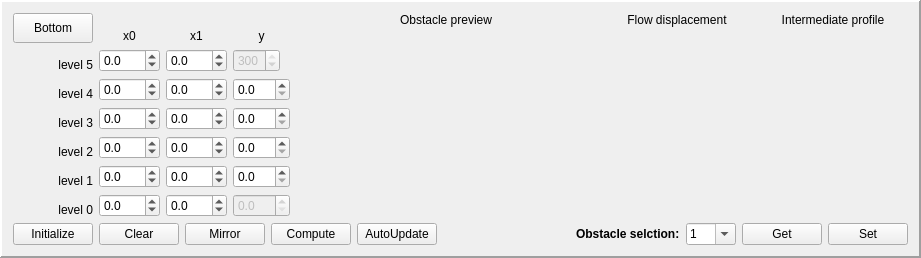
       <widget class="QFrame" name="frame">
        <property name="sizePolicy">
         <sizepolicy hsizetype="Expanding" vsizetype="Preferred">
          <horstretch>0</horstretch>
          <verstretch>0</verstretch>
         </sizepolicy>
        </property>
        <property name="frameShape">
         <enum>QFrame::Panel</enum>
        </property>
        <property name="frameShadow">
         <enum>QFrame::Raised</enum>
        </property>
        <property name="lineWidth">
         <number>2</number>
        </property>
        <property name="midLineWidth">
         <number>0</number>
        </property>
        <layout class="QVBoxLayout" name="verticalLayout">
         <item>
          <layout class="QHBoxLayout" name="s_params">
           <item>
            <layout class="QGridLayout" name="step_param">
             <property name="sizeConstraint">
              <enum>QLayout::SetDefaultConstraint</enum>
             </property>
             <item row="5" column="3">
              <widget class="QDoubleSpinBox" name="sb_1y">
               <property name="sizePolicy">
                <sizepolicy hsizetype="Fixed" vsizetype="Fixed">
                 <horstretch>0</horstretch>
                 <verstretch>0</verstretch>
                </sizepolicy>
               </property>
               <property name="decimals">
                <number>1</number>
               </property>
               <property name="maximum">
                <double>300.000000000000000</double>
               </property>
               <property name="singleStep">
                <double>10.000000000000000</double>
               </property>
              </widget>
             </item>
             <item row="4" column="3">
              <widget class="QDoubleSpinBox" name="sb_2y">
               <property name="sizePolicy">
                <sizepolicy hsizetype="Fixed" vsizetype="Fixed">
                 <horstretch>0</horstretch>
                 <verstretch>0</verstretch>
                </sizepolicy>
               </property>
               <property name="decimals">
                <number>1</number>
               </property>
               <property name="maximum">
                <double>300.000000000000000</double>
               </property>
               <property name="singleStep">
                <double>10.000000000000000</double>
               </property>
              </widget>
             </item>
             <item row="1" column="2">
              <widget class="QDoubleSpinBox" name="sb_5x1">
               <property name="sizePolicy">
                <sizepolicy hsizetype="Fixed" vsizetype="Fixed">
                 <horstretch>0</horstretch>
                 <verstretch>0</verstretch>
                </sizepolicy>
               </property>
               <property name="decimals">
                <number>1</number>
               </property>
               <property name="minimum">
                <double>-375.000000000000000</double>
               </property>
               <property name="maximum">
                <double>375.000000000000000</double>
               </property>
               <property name="singleStep">
                <double>10.000000000000000</double>
               </property>
              </widget>
             </item>
             <item row="3" column="1">
              <widget class="QDoubleSpinBox" name="sb_3x0">
               <property name="sizePolicy">
                <sizepolicy hsizetype="Fixed" vsizetype="Fixed">
                 <horstretch>0</horstretch>
                 <verstretch>0</verstretch>
                </sizepolicy>
               </property>
               <property name="decimals">
                <number>1</number>
               </property>
               <property name="minimum">
                <double>-375.000000000000000</double>
               </property>
               <property name="maximum">
                <double>375.000000000000000</double>
               </property>
               <property name="singleStep">
                <double>10.000000000000000</double>
               </property>
              </widget>
             </item>
             <item row="6" column="2">
              <widget class="QDoubleSpinBox" name="sb_0x1">
               <property name="sizePolicy">
                <sizepolicy hsizetype="Fixed" vsizetype="Fixed">
                 <horstretch>0</horstretch>
                 <verstretch>0</verstretch>
                </sizepolicy>
               </property>
               <property name="decimals">
                <number>1</number>
               </property>
               <property name="minimum">
                <double>-375.000000000000000</double>
               </property>
               <property name="maximum">
                <double>375.000000000000000</double>
               </property>
               <property name="singleStep">
                <double>10.000000000000000</double>
               </property>
              </widget>
             </item>
             <item row="4" column="2">
              <widget class="QDoubleSpinBox" name="sb_2x1">
               <property name="sizePolicy">
                <sizepolicy hsizetype="Fixed" vsizetype="Fixed">
                 <horstretch>0</horstretch>
                 <verstretch>0</verstretch>
                </sizepolicy>
               </property>
               <property name="decimals">
                <number>1</number>
               </property>
               <property name="minimum">
                <double>-375.000000000000000</double>
               </property>
               <property name="maximum">
                <double>375.000000000000000</double>
               </property>
               <property name="singleStep">
                <double>10.000000000000000</double>
               </property>
              </widget>
             </item>
             <item row="3" column="3">
              <widget class="QDoubleSpinBox" name="sb_3y">
               <property name="sizePolicy">
                <sizepolicy hsizetype="Fixed" vsizetype="Fixed">
                 <horstretch>0</horstretch>
                 <verstretch>0</verstretch>
                </sizepolicy>
               </property>
               <property name="decimals">
                <number>1</number>
               </property>
               <property name="maximum">
                <double>300.000000000000000</double>
               </property>
               <property name="singleStep">
                <double>10.000000000000000</double>
               </property>
              </widget>
             </item>
             <item row="0" column="1">
              <widget class="QLabel" name="lx0">
               <property name="sizePolicy">
                <sizepolicy hsizetype="Fixed" vsizetype="Minimum">
                 <horstretch>0</horstretch>
                 <verstretch>0</verstretch>
                </sizepolicy>
               </property>
               <property name="maximumSize">
                <size>
                 <width>200</width>
                 <height>30</height>
                </size>
               </property>
               <property name="text">
                <string>x0</string>
               </property>
               <property name="alignment">
                <set>Qt::AlignBottom|Qt::AlignHCenter</set>
               </property>
              </widget>
             </item>
             <item row="3" column="0">
              <widget class="QLabel" name="llayer3">
               <property name="sizePolicy">
                <sizepolicy hsizetype="Fixed" vsizetype="Preferred">
                 <horstretch>0</horstretch>
                 <verstretch>0</verstretch>
                </sizepolicy>
               </property>
               <property name="maximumSize">
                <size>
                 <width>200</width>
                 <height>30</height>
                </size>
               </property>
               <property name="text">
                <string>level 3</string>
               </property>
               <property name="alignment">
                <set>Qt::AlignBottom|Qt::AlignRight|Qt::AlignTrailing</set>
               </property>
              </widget>
             </item>
             <item row="4" column="0">
              <widget class="QLabel" name="llayer2">
               <property name="sizePolicy">
                <sizepolicy hsizetype="Fixed" vsizetype="Preferred">
                 <horstretch>0</horstretch>
                 <verstretch>0</verstretch>
                </sizepolicy>
               </property>
               <property name="maximumSize">
                <size>
                 <width>200</width>
                 <height>30</height>
                </size>
               </property>
               <property name="text">
                <string>level 2</string>
               </property>
               <property name="alignment">
                <set>Qt::AlignBottom|Qt::AlignRight|Qt::AlignTrailing</set>
               </property>
              </widget>
             </item>
             <item row="6" column="1">
              <widget class="QDoubleSpinBox" name="sb_0x0">
               <property name="sizePolicy">
                <sizepolicy hsizetype="Fixed" vsizetype="Fixed">
                 <horstretch>0</horstretch>
                 <verstretch>0</verstretch>
                </sizepolicy>
               </property>
               <property name="decimals">
                <number>1</number>
               </property>
               <property name="minimum">
                <double>-375.000000000000000</double>
               </property>
               <property name="maximum">
                <double>375.000000000000000</double>
               </property>
               <property name="singleStep">
                <double>10.000000000000000</double>
               </property>
              </widget>
             </item>
             <item row="2" column="2">
              <widget class="QDoubleSpinBox" name="sb_4x1">
               <property name="sizePolicy">
                <sizepolicy hsizetype="Fixed" vsizetype="Fixed">
                 <horstretch>0</horstretch>
                 <verstretch>0</verstretch>
                </sizepolicy>
               </property>
               <property name="decimals">
                <number>1</number>
               </property>
               <property name="minimum">
                <double>-375.000000000000000</double>
               </property>
               <property name="maximum">
                <double>375.000000000000000</double>
               </property>
               <property name="singleStep">
                <double>10.000000000000000</double>
               </property>
              </widget>
             </item>
             <item row="5" column="0">
              <widget class="QLabel" name="llayer1">
               <property name="sizePolicy">
                <sizepolicy hsizetype="Fixed" vsizetype="Preferred">
                 <horstretch>0</horstretch>
                 <verstretch>0</verstretch>
                </sizepolicy>
               </property>
               <property name="maximumSize">
                <size>
                 <width>200</width>
                 <height>30</height>
                </size>
               </property>
               <property name="text">
                <string>level 1</string>
               </property>
               <property name="alignment">
                <set>Qt::AlignBottom|Qt::AlignRight|Qt::AlignTrailing</set>
               </property>
              </widget>
             </item>
             <item row="0" column="3">
              <widget class="QLabel" name="ly">
               <property name="sizePolicy">
                <sizepolicy hsizetype="Fixed" vsizetype="Minimum">
                 <horstretch>0</horstretch>
                 <verstretch>0</verstretch>
                </sizepolicy>
               </property>
               <property name="maximumSize">
                <size>
                 <width>200</width>
                 <height>30</height>
                </size>
               </property>
               <property name="text">
                <string>y</string>
               </property>
               <property name="alignment">
                <set>Qt::AlignBottom|Qt::AlignHCenter</set>
               </property>
              </widget>
             </item>
             <item row="2" column="0">
              <widget class="QLabel" name="llayer4">
               <property name="sizePolicy">
                <sizepolicy hsizetype="Fixed" vsizetype="Preferred">
                 <horstretch>0</horstretch>
                 <verstretch>0</verstretch>
                </sizepolicy>
               </property>
               <property name="maximumSize">
                <size>
                 <width>200</width>
                 <height>30</height>
                </size>
               </property>
               <property name="text">
                <string>level 4</string>
               </property>
               <property name="alignment">
                <set>Qt::AlignBottom|Qt::AlignRight|Qt::AlignTrailing</set>
               </property>
              </widget>
             </item>
             <item row="1" column="3">
              <widget class="QDoubleSpinBox" name="sb_5y">
               <property name="enabled">
                <bool>false</bool>
               </property>
               <property name="sizePolicy">
                <sizepolicy hsizetype="Fixed" vsizetype="Fixed">
                 <horstretch>0</horstretch>
                 <verstretch>0</verstretch>
                </sizepolicy>
               </property>
               <property name="decimals">
                <number>0</number>
               </property>
               <property name="maximum">
                <double>300.000000000000000</double>
               </property>
               <property name="value">
                <double>300.000000000000000</double>
               </property>
              </widget>
             </item>
             <item row="5" column="2">
              <widget class="QDoubleSpinBox" name="sb_1x1">
               <property name="sizePolicy">
                <sizepolicy hsizetype="Fixed" vsizetype="Fixed">
                 <horstretch>0</horstretch>
                 <verstretch>0</verstretch>
                </sizepolicy>
               </property>
               <property name="decimals">
                <number>1</number>
               </property>
               <property name="minimum">
                <double>-375.000000000000000</double>
               </property>
               <property name="maximum">
                <double>375.000000000000000</double>
               </property>
               <property name="singleStep">
                <double>10.000000000000000</double>
               </property>
              </widget>
             </item>
             <item row="6" column="3">
              <widget class="QDoubleSpinBox" name="sb_0y">
               <property name="enabled">
                <bool>false</bool>
               </property>
               <property name="sizePolicy">
                <sizepolicy hsizetype="Fixed" vsizetype="Fixed">
                 <horstretch>0</horstretch>
                 <verstretch>0</verstretch>
                </sizepolicy>
               </property>
               <property name="decimals">
                <number>1</number>
               </property>
               <property name="maximum">
                <double>300.000000000000000</double>
               </property>
              </widget>
             </item>
             <item row="5" column="1">
              <widget class="QDoubleSpinBox" name="sb_1x0">
               <property name="sizePolicy">
                <sizepolicy hsizetype="Fixed" vsizetype="Fixed">
                 <horstretch>0</horstretch>
                 <verstretch>0</verstretch>
                </sizepolicy>
               </property>
               <property name="decimals">
                <number>1</number>
               </property>
               <property name="minimum">
                <double>-375.000000000000000</double>
               </property>
               <property name="maximum">
                <double>375.000000000000000</double>
               </property>
               <property name="singleStep">
                <double>10.000000000000000</double>
               </property>
              </widget>
             </item>
             <item row="2" column="3">
              <widget class="QDoubleSpinBox" name="sb_4y">
               <property name="sizePolicy">
                <sizepolicy hsizetype="Fixed" vsizetype="Fixed">
                 <horstretch>0</horstretch>
                 <verstretch>0</verstretch>
                </sizepolicy>
               </property>
               <property name="decimals">
                <number>1</number>
               </property>
               <property name="maximum">
                <double>300.000000000000000</double>
               </property>
               <property name="singleStep">
                <double>10.000000000000000</double>
               </property>
              </widget>
             </item>
             <item row="3" column="2">
              <widget class="QDoubleSpinBox" name="sb_3x1">
               <property name="sizePolicy">
                <sizepolicy hsizetype="Fixed" vsizetype="Fixed">
                 <horstretch>0</horstretch>
                 <verstretch>0</verstretch>
                </sizepolicy>
               </property>
               <property name="decimals">
                <number>1</number>
               </property>
               <property name="minimum">
                <double>-375.000000000000000</double>
               </property>
               <property name="maximum">
                <double>375.000000000000000</double>
               </property>
               <property name="singleStep">
                <double>10.000000000000000</double>
               </property>
              </widget>
             </item>
             <item row="1" column="1">
              <widget class="QDoubleSpinBox" name="sb_5x0">
               <property name="sizePolicy">
                <sizepolicy hsizetype="Fixed" vsizetype="Fixed">
                 <horstretch>0</horstretch>
                 <verstretch>0</verstretch>
                </sizepolicy>
               </property>
               <property name="decimals">
                <number>1</number>
               </property>
               <property name="minimum">
                <double>-375.000000000000000</double>
               </property>
               <property name="maximum">
                <double>375.000000000000000</double>
               </property>
               <property name="singleStep">
                <double>10.000000000000000</double>
               </property>
              </widget>
             </item>
             <item row="2" column="1">
              <widget class="QDoubleSpinBox" name="sb_4x0">
               <property name="sizePolicy">
                <sizepolicy hsizetype="Fixed" vsizetype="Fixed">
                 <horstretch>0</horstretch>
                 <verstretch>0</verstretch>
                </sizepolicy>
               </property>
               <property name="decimals">
                <number>1</number>
               </property>
               <property name="minimum">
                <double>-375.000000000000000</double>
               </property>
               <property name="maximum">
                <double>375.000000000000000</double>
               </property>
               <property name="singleStep">
                <double>10.000000000000000</double>
               </property>
              </widget>
             </item>
             <item row="1" column="0">
              <widget class="QLabel" name="llayer5">
               <property name="sizePolicy">
                <sizepolicy hsizetype="Fixed" vsizetype="Preferred">
                 <horstretch>0</horstretch>
                 <verstretch>0</verstretch>
                </sizepolicy>
               </property>
               <property name="maximumSize">
                <size>
                 <width>200</width>
                 <height>30</height>
                </size>
               </property>
               <property name="text">
                <string>level 5</string>
               </property>
               <property name="alignment">
                <set>Qt::AlignBottom|Qt::AlignRight|Qt::AlignTrailing</set>
               </property>
              </widget>
             </item>
             <item row="4" column="1">
              <widget class="QDoubleSpinBox" name="sb_2x0">
               <property name="sizePolicy">
                <sizepolicy hsizetype="Fixed" vsizetype="Fixed">
                 <horstretch>0</horstretch>
                 <verstretch>0</verstretch>
                </sizepolicy>
               </property>
               <property name="decimals">
                <number>1</number>
               </property>
               <property name="minimum">
                <double>-375.000000000000000</double>
               </property>
               <property name="maximum">
                <double>375.000000000000000</double>
               </property>
               <property name="singleStep">
                <double>10.000000000000000</double>
               </property>
              </widget>
             </item>
             <item row="6" column="0">
              <widget class="QLabel" name="llayer0">
               <property name="sizePolicy">
                <sizepolicy hsizetype="Fixed" vsizetype="Preferred">
                 <horstretch>0</horstretch>
                 <verstretch>0</verstretch>
                </sizepolicy>
               </property>
               <property name="maximumSize">
                <size>
                 <width>200</width>
                 <height>30</height>
                </size>
               </property>
               <property name="text">
                <string>level 0</string>
               </property>
               <property name="alignment">
                <set>Qt::AlignBottom|Qt::AlignRight|Qt::AlignTrailing</set>
               </property>
              </widget>
             </item>
             <item row="0" column="2">
              <widget class="QLabel" name="lx1">
               <property name="sizePolicy">
                <sizepolicy hsizetype="Fixed" vsizetype="Minimum">
                 <horstretch>0</horstretch>
                 <verstretch>0</verstretch>
                </sizepolicy>
               </property>
               <property name="maximumSize">
                <size>
                 <width>200</width>
                 <height>30</height>
                </size>
               </property>
               <property name="text">
                <string>x1</string>
               </property>
               <property name="alignment">
                <set>Qt::AlignBottom|Qt::AlignHCenter</set>
               </property>
              </widget>
             </item>
             <item row="0" column="0">
              <widget class="QPushButton" name="tb_switch">
               <property name="sizePolicy">
                <sizepolicy hsizetype="Minimum" vsizetype="Fixed">
                 <horstretch>0</horstretch>
                 <verstretch>0</verstretch>
                </sizepolicy>
               </property>
               <property name="minimumSize">
                <size>
                 <width>0</width>
                 <height>30</height>
                </size>
               </property>
               <property name="text">
                <string>Bottom</string>
               </property>
               <property name="checkable">
                <bool>true</bool>
               </property>
              </widget>
             </item>
            </layout>
           </item>
           <item>
            <layout class="QVBoxLayout" name="s_previews">
             <item>
              <widget class="QLabel" name="ls_preview">
               <property name="sizePolicy">
                <sizepolicy hsizetype="MinimumExpanding" vsizetype="Preferred">
                 <horstretch>0</horstretch>
                 <verstretch>0</verstretch>
                </sizepolicy>
               </property>
               <property name="maximumSize">
                <size>
                 <width>600</width>
                 <height>30</height>
                </size>
               </property>
               <property name="text">
                <string>Obstacle preview</string>
               </property>
               <property name="alignment">
                <set>Qt::AlignCenter</set>
               </property>
              </widget>
             </item>
             <item>
              <widget class="StepCanvas" name="s_preview" native="true">
               <property name="sizePolicy">
                <sizepolicy hsizetype="Expanding" vsizetype="MinimumExpanding">
                 <horstretch>0</horstretch>
                 <verstretch>0</verstretch>
                </sizepolicy>
               </property>
               <property name="minimumSize">
                <size>
                 <width>300</width>
                 <height>150</height>
                </size>
               </property>
               <property name="maximumSize">
                <size>
                 <width>600</width>
                 <height>300</height>
                </size>
               </property>
              </widget>
             </item>
            </layout>
           </item>
           <item>
            <layout class="QVBoxLayout" name="dtm_previews">
             <item>
              <widget class="QLabel" name="ldtm_preview">
               <property name="sizePolicy">
                <sizepolicy hsizetype="Minimum" vsizetype="Preferred">
                 <horstretch>0</horstretch>
                 <verstretch>0</verstretch>
                </sizepolicy>
               </property>
               <property name="maximumSize">
                <size>
                 <width>300</width>
                 <height>30</height>
                </size>
               </property>
               <property name="text">
                <string>Flow displacement</string>
               </property>
               <property name="alignment">
                <set>Qt::AlignCenter</set>
               </property>
              </widget>
             </item>
             <item>
              <widget class="PDCanvas" name="dtm_preview" native="true">
               <property name="sizePolicy">
                <sizepolicy hsizetype="Expanding" vsizetype="MinimumExpanding">
                 <horstretch>0</horstretch>
                 <verstretch>0</verstretch>
                </sizepolicy>
               </property>
               <property name="minimumSize">
                <size>
                 <width>150</width>
                 <height>150</height>
                </size>
               </property>
               <property name="maximumSize">
                <size>
                 <width>300</width>
                 <height>300</height>
                </size>
               </property>
              </widget>
             </item>
            </layout>
           </item>
           <item>
            <layout class="QVBoxLayout" name="pint_previews">
             <item>
              <widget class="QLabel" name="lpint_preview">
               <property name="sizePolicy">
                <sizepolicy hsizetype="Minimum" vsizetype="Preferred">
                 <horstretch>0</horstretch>
                 <verstretch>0</verstretch>
                </sizepolicy>
               </property>
               <property name="maximumSize">
                <size>
                 <width>300</width>
                 <height>30</height>
                </size>
               </property>
               <property name="text">
                <string>Intermediate profile</string>
               </property>
               <property name="alignment">
                <set>Qt::AlignCenter</set>
               </property>
              </widget>
             </item>
             <item>
              <widget class="PDCanvas" name="pint_preview" native="true">
               <property name="sizePolicy">
                <sizepolicy hsizetype="Expanding" vsizetype="MinimumExpanding">
                 <horstretch>0</horstretch>
                 <verstretch>0</verstretch>
                </sizepolicy>
               </property>
               <property name="minimumSize">
                <size>
                 <width>150</width>
                 <height>150</height>
                </size>
               </property>
               <property name="maximumSize">
                <size>
                 <width>300</width>
                 <height>300</height>
                </size>
               </property>
              </widget>
             </item>
            </layout>
           </item>
          </layout>
         </item>
         <item>
          <layout class="QHBoxLayout" name="sselects">
           <item>
            <widget class="QPushButton" name="pb_init">
             <property name="text">
              <string>Initialize</string>
             </property>
             <property name="checkable">
              <bool>false</bool>
             </property>
            </widget>
           </item>
           <item>
            <widget class="QPushButton" name="pb_clr">
             <property name="text">
              <string>Clear</string>
             </property>
             <property name="checkable">
              <bool>false</bool>
             </property>
            </widget>
           </item>
           <item>
            <widget class="QPushButton" name="pb_mirr">
             <property name="text">
              <string>Mirror</string>
             </property>
             <property name="checkable">
              <bool>false</bool>
             </property>
            </widget>
           </item>
           <item>
            <widget class="QPushButton" name="pb_compute">
             <property name="text">
              <string>Compute</string>
             </property>
            </widget>
           </item>
           <item>
            <widget class="QPushButton" name="pb_auto">
             <property name="text">
              <string>AutoUpdate</string>
             </property>
             <property name="checkable">
              <bool>true</bool>
             </property>
            </widget>
           </item>
           <item>
            <spacer name="horizontalSpacer_2">
             <property name="orientation">
              <enum>Qt::Horizontal</enum>
             </property>
             <property name="sizeHint" stdset="0">
              <size>
               <width>40</width>
               <height>20</height>
              </size>
             </property>
            </spacer>
           </item>
           <item>
            <widget class="QLabel" name="lsselect">
             <property name="sizePolicy">
              <sizepolicy hsizetype="Fixed" vsizetype="Preferred">
               <horstretch>0</horstretch>
               <verstretch>0</verstretch>
              </sizepolicy>
             </property>
             <property name="text">
              <string>&lt;html&gt;&lt;head/&gt;&lt;body&gt;&lt;p&gt;&lt;span style=&quot; font-weight:600;&quot;&gt;Obstacle selction:&lt;/span&gt;&lt;/p&gt;&lt;/body&gt;&lt;/html&gt;</string>
             </property>
             <property name="textFormat">
              <enum>Qt::AutoText</enum>
             </property>
            </widget>
           </item>
           <item>
            <widget class="QComboBox" name="sselect">
             <property name="minimumSize">
              <size>
               <width>50</width>
               <height>0</height>
              </size>
             </property>
             <property name="editable">
              <bool>true</bool>
             </property>
             <item>
              <property name="text">
               <string>1</string>
              </property>
             </item>
             <item>
              <property name="text">
               <string>2</string>
              </property>
             </item>
             <item>
              <property name="text">
               <string>3</string>
              </property>
             </item>
             <item>
              <property name="text">
               <string>4</string>
              </property>
             </item>
             <item>
              <property name="text">
               <string>5</string>
              </property>
             </item>
             <item>
              <property name="text">
               <string>6</string>
              </property>
             </item>
             <item>
              <property name="text">
               <string>7</string>
              </property>
             </item>
             <item>
              <property name="text">
               <string>8</string>
              </property>
             </item>
            </widget>
           </item>
           <item>
            <widget class="QPushButton" name="pb_sget">
             <property name="text">
              <string>Get</string>
             </property>
            </widget>
           </item>
           <item>
            <widget class="QPushButton" name="pb_sset">
             <property name="text">
              <string>Set</string>
             </property>
            </widget>
           </item>
          </layout>
         </item>
        </layout>
       </widget>
